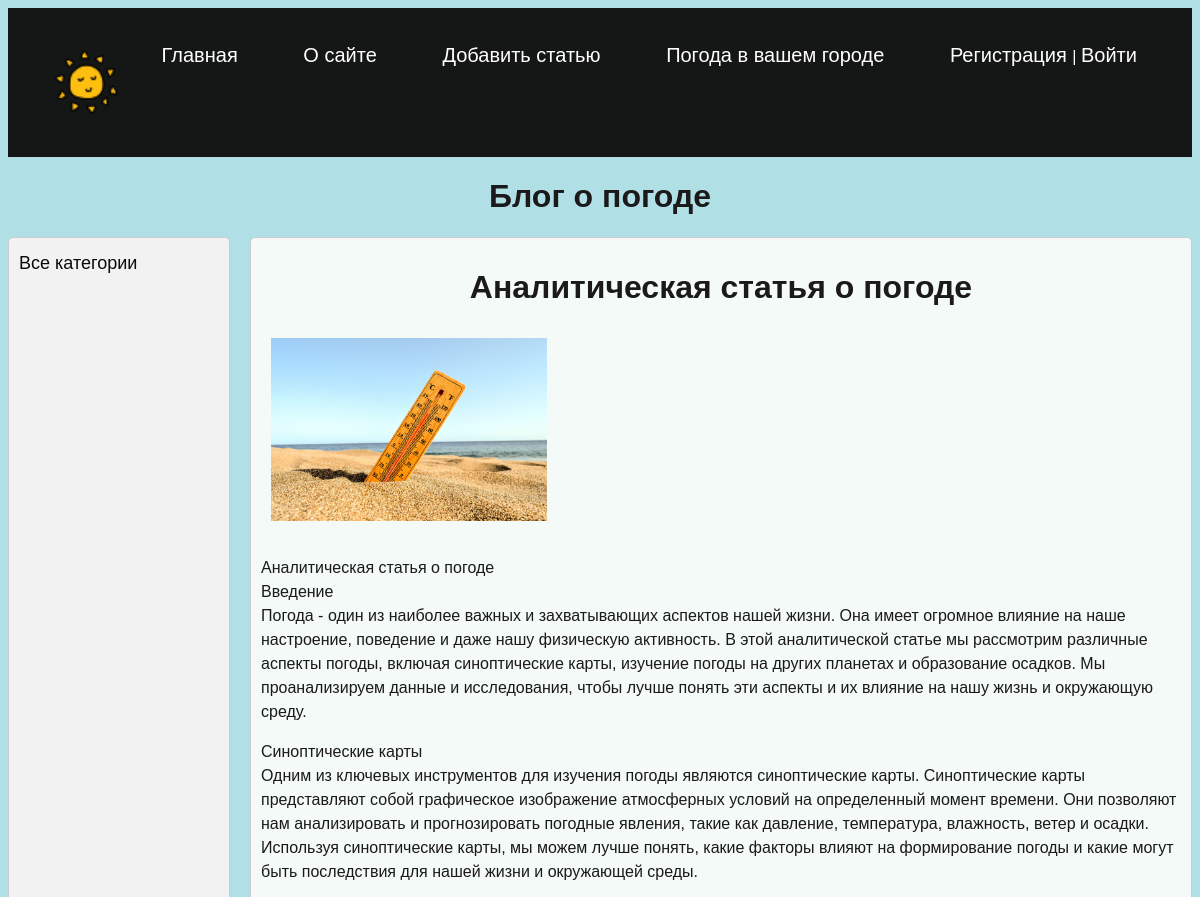
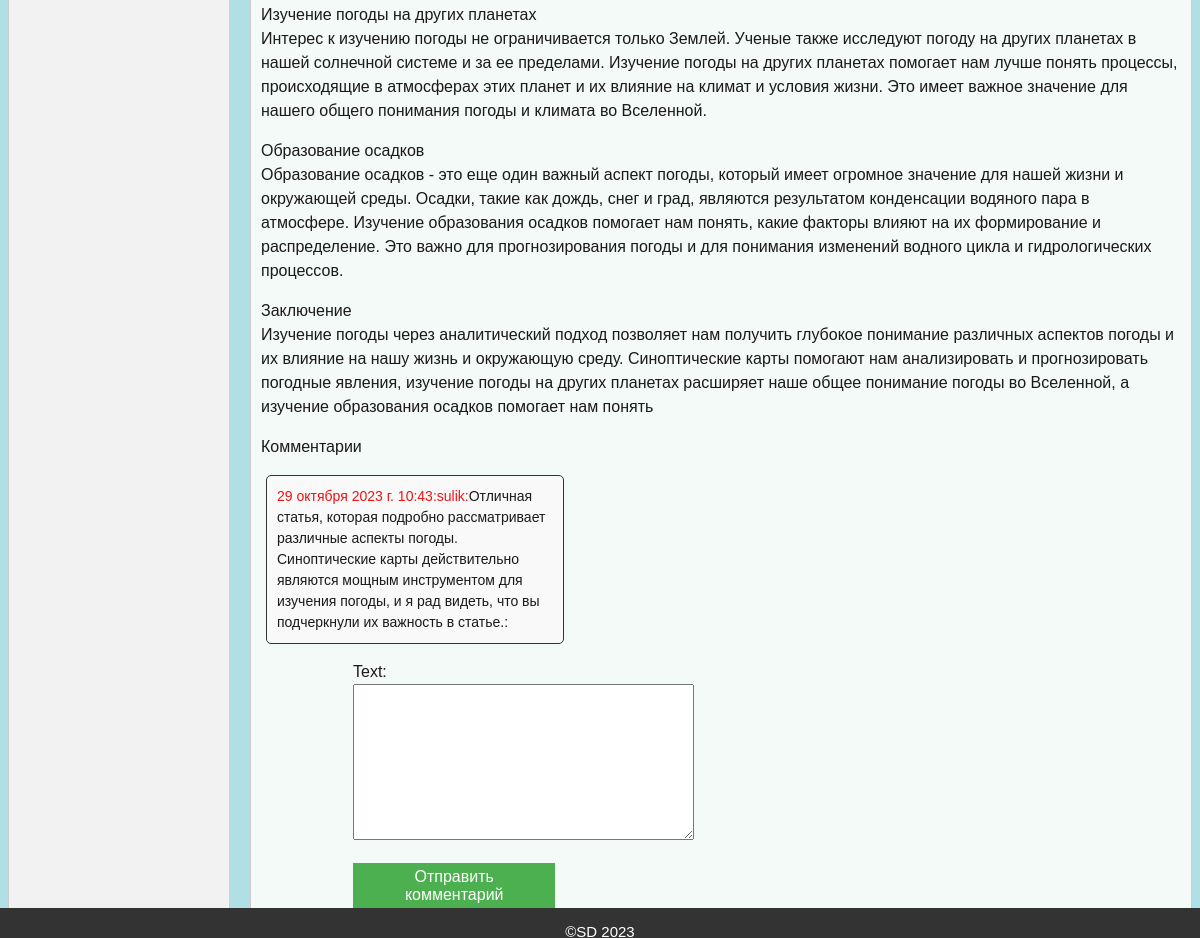
The page /post/analiticheskaya-statya-o-pogode/ on the database its author committed (2 pictures, top to bottom).
### blog/models.py (models this page shows, shortened)
class Blog(models.Model):
    title = models.CharField(max_length=255)
    slug = models.SlugField(max_length=255, unique=True, db_index=True, verbose_name="URL")
    content = models.TextField(blank=False)
    photo = models.ImageField(upload_to='blog_images/')
    time_create = models.DateTimeField(auto_now_add=True)
    time_update = models.DateTimeField(auto_now=True)
    is_published = models.BooleanField(default=True)
    cat = models.ForeignKey('Category', on_delete=models.PROTECT, null=True)

class Comment(models.Model):
    user = models.ForeignKey(User, on_delete=models.SET_NULL, null=True)
    post = models.ForeignKey(Blog, on_delete=models.CASCADE)
    text = models.TextField()
    created_at = models.DateTimeField(auto_now_add=True)

### blog/views.py (the view, shortened to what this page needs)
# urls.py: path('post/<str:post_slug>/', views.ShowPostView.as_view(), name='post'),
class ShowPostView(View):
    def get(self, request, post_slug):
        post = get_object_or_404(Blog, slug=post_slug)
        comments = Comment.objects.filter(post=post)
        form = CommentForm()
        context = {
            'post': post,
            'comments': comments,
            'form': form,
            'menu': get_user_context()['menu'],
            'title': post.title,
            'cat_selected': 1,
        }
        return render(request, 'blog/post.html', context=context)

### blog/forms.py
class CommentForm(forms.ModelForm):
       class Meta:
           model = Comment
           fields = ('text',)

### blog/utils.py (called while the page is built)
def get_user_context():
    return {
        'menu': [
            {'title': "Главная", 'url_name': 'home'},
            {'title': "О сайте", 'url_name': 'about'},
            {'title': "Добавить статью", 'url_name': 'add_page'},
            {'title': "Погода в вашем городе", 'url_name': 'weather'},
        ]
    }

### blog/templates/blog/post.html (shortened to what this page needs)
{% extends 'blog/base.html' %}
{% block content %}
<h1>{{post.title}}</h1>
{% if post.photo %}
<p><img class="img-article-left" src="{{post.photo.url}}"></p>
{% endif %}
{{post.content|linebreaks}}
<p>Комментарии</p>
{% for comment in comments %}
        <p class="comment"><span class="username">{{ comment.created_at }}:{{ comment.user.username }}:</span>{{ comment.text }}: </p>
{% endfor %}
<form class="comment-form" method="post">
    {{ form.as_p }}
    <button type="submit">Отправить комментарий</button>
</form>
{% endblock %}

### blog/static/css/style.css (style rules this page uses)
body { font-family: Arial, sans-serif; background-color: powderblue; color: rgb(88, 84, 84); }
h1 { text-align: center; color: rgb(27, 25, 25); }
.blogs p { color: rgb(27, 25, 25); line-height: 1.5; }
.img-article-left { width: 30%; margin: 10px; padding-bottom: 2px; }
form { display: block; margin-bottom: 10px; justify-content: center; align-items: center; }
button { padding: 5px 10px; font-size: 16px; background-color: #4CAF50; color: white; border: none; cursor: pointer; }
.comment { font-size: 14px; color: #333; margin-bottom: 10px; padding: 10px; background-color: #f9f9f9; border-radius: 5px; }
.comment { border: 1px solid #333; padding: 10px; margin-bottom: 10px; border-radius: 5px; width: 30%; margin-left: 5px; margin-right: auto; }
.username { color: rgb(241, 18, 18); font-size: 14px; }
.comment-form { width: 22%; margin-left: 10%; }

### rows shown on the page
Blog: title "Аналитическая статья о погоде", photo (picture), content "Аналитическая статья о погоде Введение Погода - один из наиболее важных и захватывающих аспектов нашей жизни. Она имеет огромное влияние на наше настроение, поведение и даже нашу физическую активность. В этой аналитической статье мы рассмотрим различные аспекты погоды, включая синоптические карты, изучение погоды на других планетах и образование осадков. Мы проанализируем данные и исследования, чтобы лучше понять эти аспекты и их влияние на нашу жизнь и окружающую среду. Синоптические карты Одним из ключевых инструментов для изучения погоды являются синоптические карты. Синоптические карты представляют собой графическое изображение атмосферных условий на определенный момент времени. Они…"
Comment: created_at "29 октября 2023 г. 10:43", user.username "sulik", text "Отличная статья, которая подробно рассматривает различные аспекты погоды. Синоптические карты действительно являются мощным инструментом для изучения погоды, и я рад видеть, что вы подчеркнули их важность в статье."

### other values the page prints
{{ m.title }} "Главная" "О сайте" "Добавить статью" "Погода в вашем городе"
